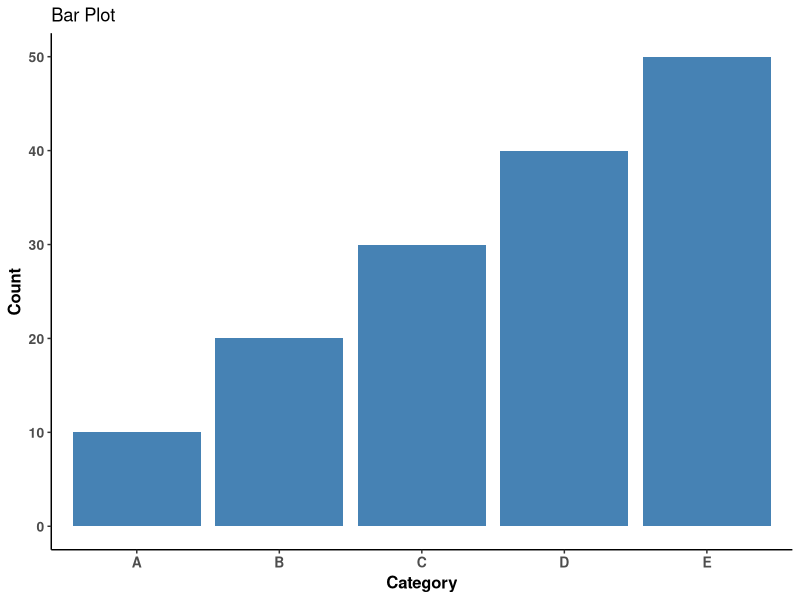

The R source for this figure: (Note: this script raises an error after producing the figure.)
## ---- chunk 1
knitr::opts_chunk$set(echo = FALSE)
## ---- chunk 2
# install.packages("ggchicklet", repos = "https://cinc.rud.is")
## ---- chunk 3
library(ggplot2)

# Create some data
data <- data.frame(
  category = c("A", "B", "C", "D", "E"),
  count = c(10, 20, 30, 40, 50)
)

# Create the bar plot
ggplot(data, aes(x = category, y = count)) +
  geom_bar(stat = "identity", fill = "steelblue") +
  labs(title = "Bar Plot", x = "Category", y = "Count") +
  theme_classic() +
  theme(axis.text.x = element_text(size = 10, face = "bold"),
        axis.text.y = element_text(size = 10, face = "bold"),
        axis.title.x = element_text(size = 12, face = "bold"),
        axis.title.y = element_text(size = 12, face = "bold"))

geom_bar(stat = "identity", position = "dodge") +
  labs(x = "\n Cause Of Death", y = "Count \n", fill = "Age Group \n",
       title = "Suicide Method Data From The UK Results \n") +
  scale_x_discrete(labels = c("Drug", "Gas", "Gun", "Hang", "Jump", "Other")) +
  scale_fill_discrete(labels=c("Middle Aged", "Old", "Young")) +
  theme(plot.title = element_text(hjust = 0.5), 
        axis.title.x = element_text(face="bold", colour="blue", size = 12),
        axis.title.y = element_text(face="bold", colour="blue", size = 12),
        legend.title = element_text(face="bold", size = 10))
## ---- chunk 4
# Load required packages
library(ggplot2)

# Create sample data
data <- data.frame(
  Category = c("A", "B", "C", "D"),
  Value = c(10, 15, 7, 12)
)

# Create the bar plot
plot <- ggplot(data, aes(x = Category, y = Value)) +
  geom_bar(stat = "identity", fill = "steelblue", width = 0.5) +
  labs(title = "Bar Plot", x = "Category", y = "Value") +
  theme_minimal()

# Customize plot features
plot <- plot +
  theme(
    axis.title.x = element_text(size = 12, face = "bold", color = "black"),
    axis.title.y = element_text(size = 12, face = "bold", color = "black"),
    axis.text.x = element_text(size = 10, color = "black"),
    axis.text.y = element_text(size = 10, color = "black"),
    plot.title = element_text(size = 14, face = "bold", color = "black"),
    panel.background = element_rect(fill = "white", color = "black"),
    panel.grid.major = element_line(color = "gray80", linetype = "dashed"),
    panel.grid.minor = element_line(color = "gray90", linetype = "dashed"),
    legend.title = element_blank(),
    legend.position = "none"
  )

# Adjust axis ticks
plot <- plot +
  scale_y_continuous(
    breaks = seq(0, max(data$Value), by = 2),
    limits = c(0, max(data$Value)),
    expand = c(0, 0),
    labels = function(x) format(x, scientific = FALSE)
  )

# Display the plot
print(plot)

